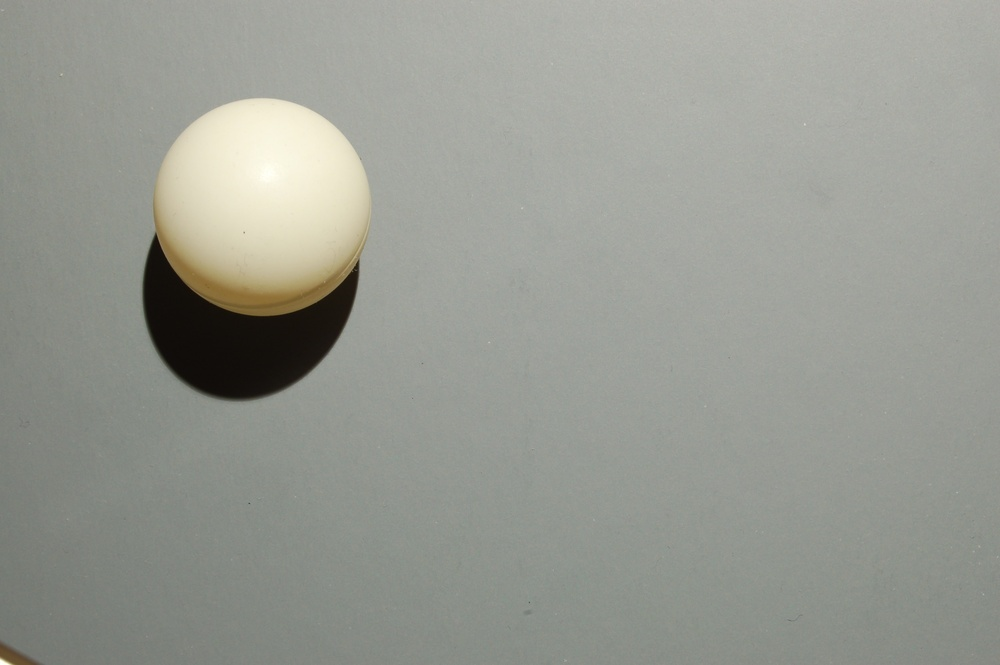
#> input picture data/DSC_3112.JPG, 1000 x 665 px, shrunk from 3008 x 2000 before the run
$ python MAIN_SphereDetector.py
#> lines starting #> are read from the running program, lines starting #| are printed output that depends on the picture
#> further down, img is the input picture: shape (665, 1000, 3); mean B, G, R 146.2, 154.1, 151.7
### src/PyramidOfGaussians.py
import cv2 as cv
import numpy as np
import math

class PyramidOfGaussians(object):
    """Build a Piramid of downsampled and Gaussian-filtered images from an input image"""

    def __init__(self, image, levels):
#> called with levels = 4
        rows, cols = image.shape
        maxLevel = 1
        while (rows//2)*2 == rows and (cols//2)*2 == cols:
            maxLevel = maxLevel+1
            rows = rows//2
            cols = cols//2

        self.__levels = max(1,min(maxLevel,levels))
        self.__BuildPyramid(image)
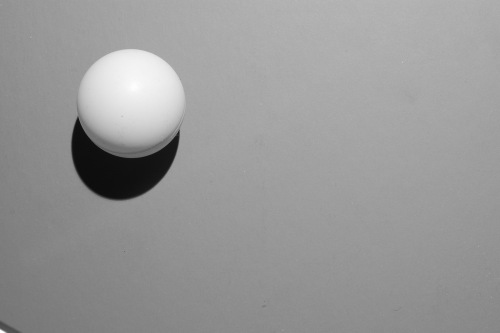
#> image: shape (665, 1000) (shown at 1/2 size); min 12, max 254, mean 152.4

#################################################################################

    @property
    def Levels(self):
        return self.__levels;

#################################################################################

    def __BuildPyramid(self, image):
        """Build the pyramid of downsampled images, made by <levels> levels.
        The original image is at level 0; the smallest one at level <levels>-1"""

        self.__pyramid = []
        self.__T = []

        self.__pyramid.append(image)
        self.__T.append(np.eye(3))
        for lev in range(1,self.__levels):
            rows, cols = self.__pyramid[lev-1].shape
            down = cv.pyrDown(self.__pyramid[lev-1], dstsize=(cols // 2, rows // 2), borderType=cv.BORDER_REFLECT)
            self.__pyramid.append(down)

            s = max(rows, cols)
            Tlev = np.array([[2/s,   0, -cols/s],
                             [  0, 2/s, -rows/s],
                             [  0,   0,       1]])
            self.__T.append(Tlev);

#################################################################################

    def GetLevelImage(self, level):
        """Returns the downsamples image at level <level>"""
        lev = max(0, min(level, self.Levels-1))
        return self.__pyramid[lev]


#################################################################################

### src/SphereDetector.py
import math
import numpy as np
import cv2 as cv
from enum import Enum, auto

from PyramidOfGaussians import PyramidOfGaussians
from EdgeExtractor import EdgeExtractor
from LevelEstimatorCreator import LevelEstimator, LevelEstimatorCreator, EstimationMode
from Viewer import Viewer

from Settings import CANNY_THRESHOLD

class SphereDetector(object):
    """description of class"""

    def __init__(self, estimMode: EstimationMode):

        #print(LevelEstimator._SetOutlierThreshold(1))

        if (estimMode == EstimationMode.HOUGH):
            raise TypeError("Hough transform not allowed (only for internal initialization)")

        canny = CANNY_THRESHOLD
        self.__edge = EdgeExtractor(canny, canny/2)
        self.__boot = LevelEstimatorCreator.Factory(EstimationMode.HOUGH, self.__edge)
        self.__optim = LevelEstimatorCreator.Factory(estimMode, self.__edge)
        self.__viewer = Viewer();
        self.__boot.Attach(self.__viewer);
        self.__optim.Attach(self.__viewer);

    @property
    def Viewer(self):
        return self.__viewer

    def Localize(self, image: np.array, levels: int) -> (float, float, float, float, float):

        LevelEstimator.TotalIterations = 0

        pyramid = PyramidOfGaussians(cv.cvtColor(image, cv.COLOR_BGR2GRAY), levels)
        top = pyramid.Levels-1
#> top = 0
        self.__boot.Level = top;
        for lev in reversed(range(pyramid.Levels)):

            self.__optim.Level = lev;
            imgLev = pyramid.GetLevelImage(lev)

            if (lev == top):
                (C, sigma) = self.__boot.Fit(imgLev, np.zeros((3,3)), float('inf'))
                print("\a"); cv.waitKey(0)
                if np.array_equal(C, LevelEstimator.EmptyConicMatrix()):
                    sigma = 0
                    return LevelEstimator.GetGeometry(C)

            if np.array_equal(C, LevelEstimator.EmptyConicMatrix())==False:
                (C, sigma) = self.__optim.Fit(imgLev, C, sigma)
                print("\a"); cv.waitKey(0)

            self.__edge.CannyThreshold *= 1.1;
#> this loop made 1 pass
#> pass 1, in Extract, `imgc = cv.Canny(cropped, self.__canny1, self.__canny2)`:
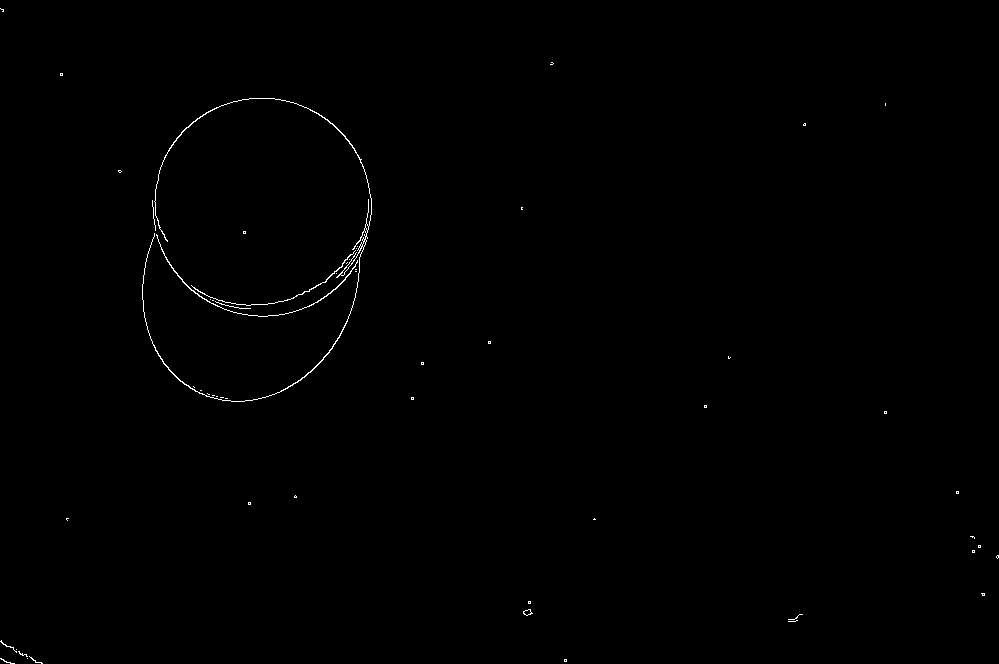
#> imgc: shape (664, 999); 0.31% white in thin lines or dots
#> (the rest of the program and of its run is left out)
